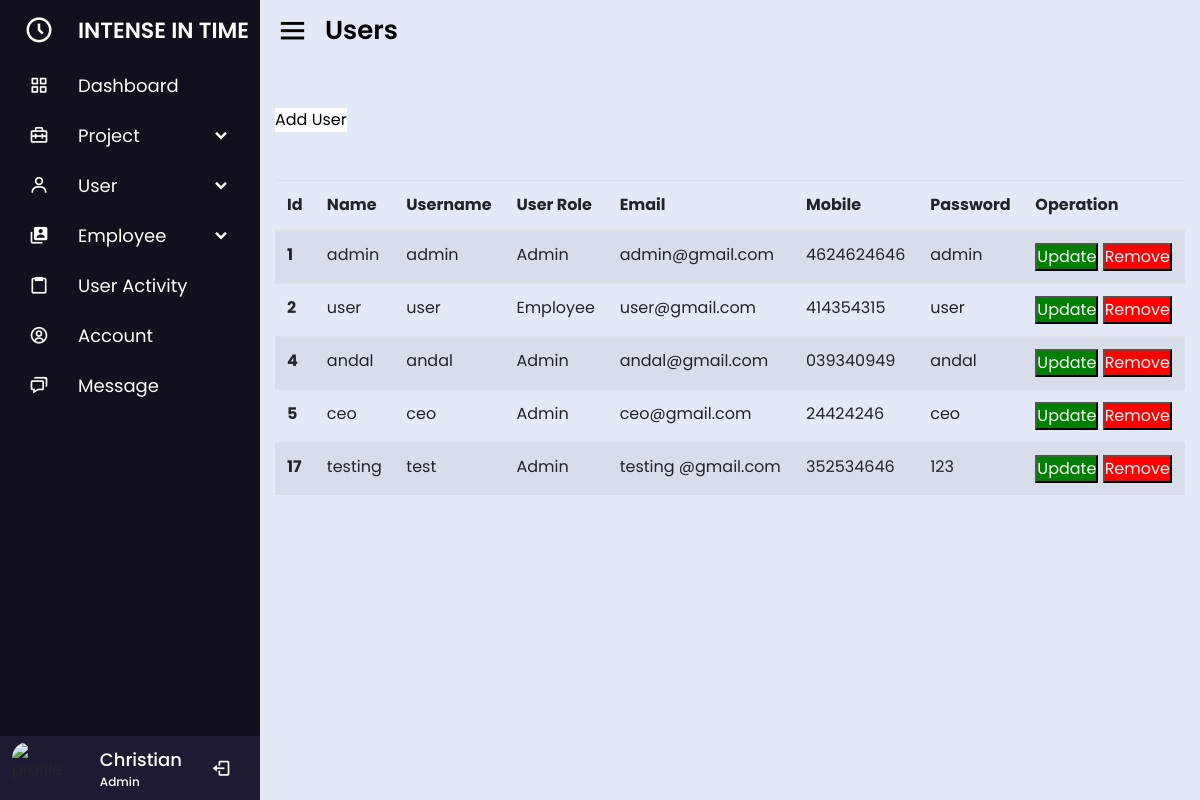
Screenshot of /functions/userFunction/display.php with the database file from the repository.
### tables this page shows
CREATE TABLE `users` (
  `userId` int(25) NOT NULL,
  `username` varchar(50) NOT NULL,
  `password` varchar(50) NOT NULL,
  `roleId` int(25) NOT NULL,
  `name` varchar(50) NOT NULL,
  `email` varchar(25) NOT NULL,
  `mobile` varchar(25) NOT NULL,
  `status` varchar(50) NOT NULL
);

### functions/userFunction/display.php (the view, shortened to what this page needs)
    <?php
            $basePath = $_SERVER['DOCUMENT_ROOT'];
            include $basePath . "/COMPANY/SideBar/adminSidebar.php";
    ?>
    <section class="home-section">
    <div class="home-content">
    <i class='bx bx-menu'></i>
    <span class="text">Users</span>
    </div>
    <div class="main-content">
    <?php
    include 'connect.php';
    ?>
    <div class="container">
        <button class="btnadd my-5"><a href="user.php"> Add User</a></button>
        <table class="table table-striped">
            <thead>
                <tr>
                    <th scope="col">Id</th>
                    <th scope="col">Name</th>
                    <th scope="col">Username</th>
                    <th scope="col">User Role</th>
                    <th scope="col">Email</th>
                    <th scope="col">Mobile</th>
                    <th scope="col">Password</th>
                    <th scope="col">Operation</th>
                </tr>
            </thead>
            <tbody>
                <?php
                $sql = "Select * from users";
                $result = mysqli_query($con, $sql);
                if ($result) {
                    while ($row = mysqli_fetch_assoc($result)) {
                        $id = $row['userId'];
                        $name = $row['name'];
                        $username = $row['username'];
                        $userRole = $row['roleId'];
                        $email = $row['email'];
                        $mobile = $row['mobile'];
                        $password = $row['password'];
                        $roleDisplay = ($userRole == 1) ? 'Admin' : 'Employee';
                        echo ' <tr>
                            <th scope="row">' . $id . '</th>
                            <td>' . $name . '</td>
                            <td>' . $username . '</td>
                            <td>' . $roleDisplay . '</td>
                            <td>' . $email . '</td>
                            <td>' . $mobile . '</td>
                            <td>' . $password . '</td>
                            <td>
                                <button class="btnupdate"><a href="update.php?updateid=' . $id . '" class="text-light">Update</a></button>
                                <button class="btndelete"><a href="delete.php?deleteid=' . $id . '" class="text-light">Remove</a></button>
                            </td>
                        </tr>';
                    }
                }
                ?>
        </div>
    </section>
</body>
</html>

### css/sidebar.css (style rules this page uses)
* { margin: 0; padding: 0; box-sizing: border-box; font-family: 'Open Sans', sans-serif; }
.home-section { position: relative; background: #E4E9F7; overflow: auto; height: 100vh; left: 260px; width: calc(100% - 260px); transition: all 0.5s ease; }
.home-section .home-content { height: 60px; display: flex; align-items: center; }
.home-section .home-content .bx-menu, .home-section .home-content .text { color: #040404; font-size: 35px; }
.home-section .home-content .bx-menu { margin: 0 15px; cursor: pointer; }
.home-section .home-content .text { font-size: 26px; font-weight: 600; }

### css/user.css (style rules this page uses)
* { margin: 0; padding: 0; }
.btnadd { background-color: white; border: green; }
.btnupdate { background-color: green; text-decoration: none; }
.btndelete { background-color: red; }

### css/project.css (style rules this page uses)
a { text-decoration: none; color: #010101; }

### css/projectinfos.css (style rules this page uses)
* { margin: 0; padding: 0; font-family: 'Poppins', sans-serif; }

### css/projectchat.css (style rules this page uses)
::placeholder { color: #fff; }

### rows the page displays
users: userId "1", name "admin", username "admin", roleId "Admin", email "admin@gmail.com", mobile "4624624646", password "admin"
users: userId "2", name "user", username "user", roleId "Employee", email "user@gmail.com", mobile "414354315", password "user"
users: userId "4", name "andal", username "andal", roleId "Admin", email "andal@gmail.com", mobile "039340949", password "andal"
users: userId "5", name "ceo", username "ceo", roleId "Admin", email "ceo@gmail.com", mobile "24424246", password "ceo"
users: userId "17", name "testing", username "test", roleId "Admin", email "testing @gmail.com", mobile "352534646", password "123"
